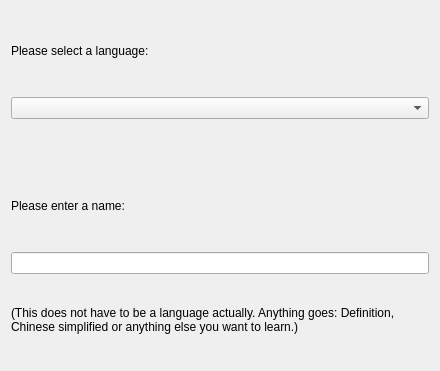
<ui version="4.0" >
 <class>IdentifierLanguagePage</class>
 <widget class="QWidget" name="IdentifierLanguagePage" >
  <property name="geometry" >
   <rect>
    <x>0</x>
    <y>0</y>
    <width>440</width>
    <height>371</height>
   </rect>
  </property>
  <property name="windowTitle" >
   <string>Form</string>
  </property>
  <layout class="QVBoxLayout" >
   <item>
    <widget class="QLabel" name="label_2" >
     <property name="text" >
      <string>Please select a language:</string>
     </property>
    </widget>
   </item>
   <item>
    <widget class="QComboBox" name="languageComboBox" />
   </item>
   <item>
    <spacer>
     <property name="orientation" >
      <enum>Qt::Vertical</enum>
     </property>
     <property name="sizeType" >
      <enum>QSizePolicy::Fixed</enum>
     </property>
     <property name="sizeHint" >
      <size>
       <width>20</width>
       <height>40</height>
      </size>
     </property>
    </spacer>
   </item>
   <item>
    <widget class="QLabel" name="label" >
     <property name="text" >
      <string>Please enter a name:</string>
     </property>
     <property name="buddy" >
      <cstring>identifierNameLineEdit</cstring>
     </property>
    </widget>
   </item>
   <item>
    <widget class="QLineEdit" name="identifierNameLineEdit" />
   </item>
   <item>
    <widget class="QLabel" name="label_3" >
     <property name="text" >
      <string>(This does not have to be a language actually. Anything goes: Definition, Chinese simplified or anything else you want to learn.)</string>
     </property>
     <property name="wordWrap" >
      <bool>true</bool>
     </property>
    </widget>
   </item>
  </layout>
 </widget>
 <resources/>
 <connections/>
</ui>
